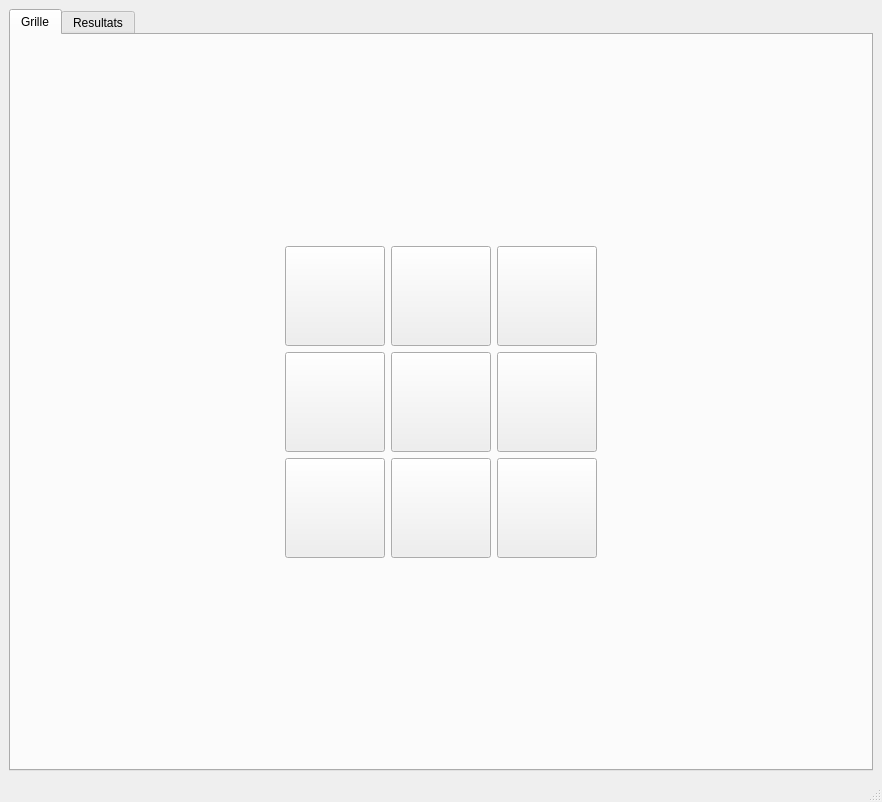
<?xml version="1.0" encoding="UTF-8"?>
<ui version="4.0">
 <class>MainWindow</class>
 <widget class="QMainWindow" name="MainWindow">
  <property name="geometry">
   <rect>
    <x>0</x>
    <y>0</y>
    <width>882</width>
    <height>802</height>
   </rect>
  </property>
  <property name="sizePolicy">
   <sizepolicy hsizetype="Fixed" vsizetype="Fixed">
    <horstretch>0</horstretch>
    <verstretch>0</verstretch>
   </sizepolicy>
  </property>
  <property name="minimumSize">
   <size>
    <width>100</width>
    <height>100</height>
   </size>
  </property>
  <property name="windowTitle">
   <string>MainWindow</string>
  </property>
  <widget class="QWidget" name="centralwidget">
   <layout class="QGridLayout" name="gridLayout_3">
    <item row="0" column="0">
     <widget class="QTabWidget" name="tabWidget">
      <property name="currentIndex">
       <number>0</number>
      </property>
      <widget class="QWidget" name="tab">
       <attribute name="title">
        <string>Grille</string>
       </attribute>
       <layout class="QGridLayout" name="gridLayout">
        <item row="0" column="0">
         <layout class="QGridLayout" name="gridLayout_2">
          <item row="0" column="0">
           <widget class="QPushButton" name="pushButton_00">
            <property name="sizePolicy">
             <sizepolicy hsizetype="Fixed" vsizetype="Fixed">
              <horstretch>0</horstretch>
              <verstretch>0</verstretch>
             </sizepolicy>
            </property>
            <property name="minimumSize">
             <size>
              <width>100</width>
              <height>100</height>
             </size>
            </property>
            <property name="text">
             <string/>
            </property>
           </widget>
          </item>
          <item row="1" column="1">
           <widget class="QPushButton" name="pushButton_11">
            <property name="sizePolicy">
             <sizepolicy hsizetype="Fixed" vsizetype="Fixed">
              <horstretch>0</horstretch>
              <verstretch>0</verstretch>
             </sizepolicy>
            </property>
            <property name="minimumSize">
             <size>
              <width>100</width>
              <height>100</height>
             </size>
            </property>
            <property name="text">
             <string/>
            </property>
           </widget>
          </item>
          <item row="0" column="2">
           <widget class="QPushButton" name="pushButton_02">
            <property name="sizePolicy">
             <sizepolicy hsizetype="Fixed" vsizetype="Fixed">
              <horstretch>0</horstretch>
              <verstretch>0</verstretch>
             </sizepolicy>
            </property>
            <property name="minimumSize">
             <size>
              <width>100</width>
              <height>100</height>
             </size>
            </property>
            <property name="text">
             <string/>
            </property>
           </widget>
          </item>
          <item row="1" column="0">
           <widget class="QPushButton" name="pushButton_10">
            <property name="sizePolicy">
             <sizepolicy hsizetype="Fixed" vsizetype="Fixed">
              <horstretch>0</horstretch>
              <verstretch>0</verstretch>
             </sizepolicy>
            </property>
            <property name="minimumSize">
             <size>
              <width>100</width>
              <height>100</height>
             </size>
            </property>
            <property name="text">
             <string/>
            </property>
           </widget>
          </item>
          <item row="1" column="2">
           <widget class="QPushButton" name="pushButton_12">
            <property name="sizePolicy">
             <sizepolicy hsizetype="Fixed" vsizetype="Fixed">
              <horstretch>0</horstretch>
              <verstretch>0</verstretch>
             </sizepolicy>
            </property>
            <property name="minimumSize">
             <size>
              <width>100</width>
              <height>100</height>
             </size>
            </property>
            <property name="text">
             <string/>
            </property>
           </widget>
          </item>
          <item row="0" column="1">
           <widget class="QPushButton" name="pushButton_01">
            <property name="sizePolicy">
             <sizepolicy hsizetype="Fixed" vsizetype="Fixed">
              <horstretch>0</horstretch>
              <verstretch>0</verstretch>
             </sizepolicy>
            </property>
            <property name="minimumSize">
             <size>
              <width>100</width>
              <height>100</height>
             </size>
            </property>
            <property name="text">
             <string/>
            </property>
           </widget>
          </item>
          <item row="2" column="0">
           <widget class="QPushButton" name="pushButton_20">
            <property name="sizePolicy">
             <sizepolicy hsizetype="Fixed" vsizetype="Fixed">
              <horstretch>0</horstretch>
              <verstretch>0</verstretch>
             </sizepolicy>
            </property>
            <property name="minimumSize">
             <size>
              <width>100</width>
              <height>100</height>
             </size>
            </property>
            <property name="text">
             <string/>
            </property>
           </widget>
          </item>
          <item row="2" column="1">
           <widget class="QPushButton" name="pushButton_21">
            <property name="sizePolicy">
             <sizepolicy hsizetype="Fixed" vsizetype="Fixed">
              <horstretch>0</horstretch>
              <verstretch>0</verstretch>
             </sizepolicy>
            </property>
            <property name="minimumSize">
             <size>
              <width>100</width>
              <height>100</height>
             </size>
            </property>
            <property name="text">
             <string/>
            </property>
           </widget>
          </item>
          <item row="2" column="2">
           <widget class="QPushButton" name="pushButton_22">
            <property name="sizePolicy">
             <sizepolicy hsizetype="Fixed" vsizetype="Fixed">
              <horstretch>0</horstretch>
              <verstretch>0</verstretch>
             </sizepolicy>
            </property>
            <property name="minimumSize">
             <size>
              <width>100</width>
              <height>100</height>
             </size>
            </property>
            <property name="text">
             <string/>
            </property>
           </widget>
          </item>
         </layout>
        </item>
       </layout>
      </widget>
      <widget class="QWidget" name="tab_2">
       <attribute name="title">
        <string>Resultats</string>
       </attribute>
      </widget>
     </widget>
    </item>
   </layout>
  </widget>
  <widget class="QMenuBar" name="menubar">
   <property name="geometry">
    <rect>
     <x>0</x>
     <y>0</y>
     <width>882</width>
     <height>26</height>
    </rect>
   </property>
  </widget>
  <widget class="QStatusBar" name="statusbar"/>
 </widget>
 <resources/>
 <connections/>
</ui>
